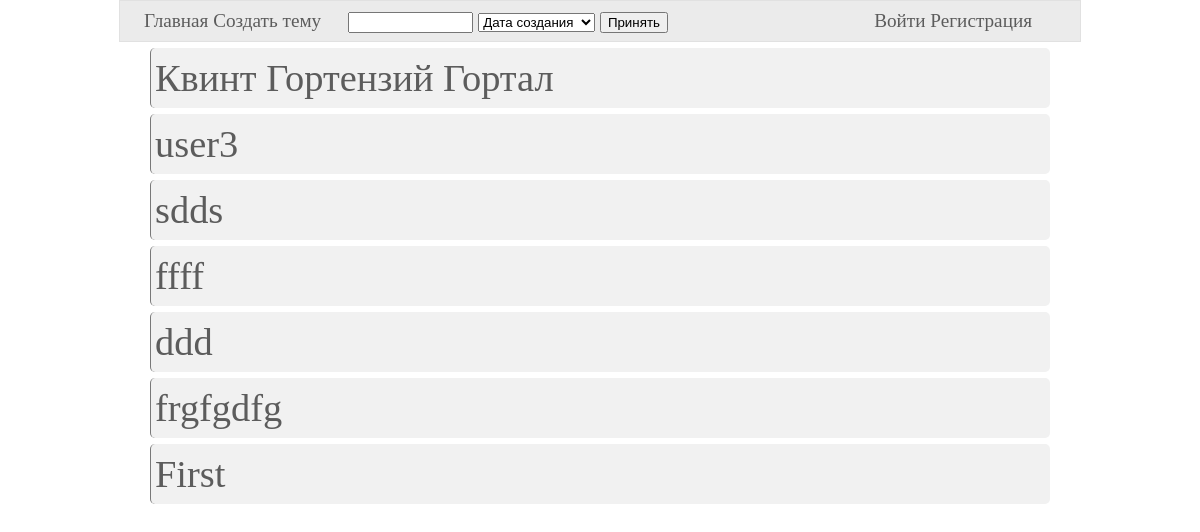
The app's page /, older data.
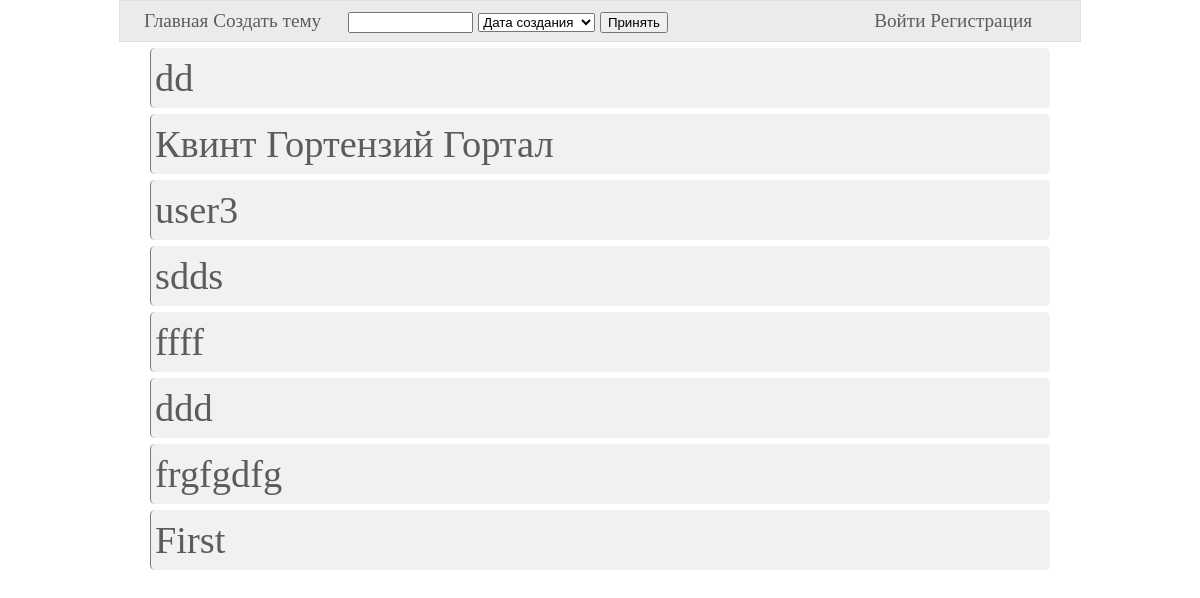
The same page, newer data.
### core/models.py (models this page shows)
class Topic(models.Model):
    title = models.CharField(max_length=40)
    description = models.TextField()
    author = models.ForeignKey(settings.AUTH_USER_MODEL, on_delete=PROTECT)
    pub_date = models.DateTimeField(auto_now_add=True)
    update_date = models.DateTimeField(auto_now=True)
    comments = GenericRelation(Comment, related_query_name="comments", content_type_field="model_type")

### core/views.py (the view)
# urls.py: url(r"^$", views.IndexView.as_view(), name="index"),
class IndexView(ListView):
    model = Topic
    template_name = "core/index.html"
    def dispatch(self, request, *args, **kwargs):
        self.form = IndexPageForm(request.GET)
        self.form.is_valid()
        return super(IndexView, self).dispatch(request,*args,**kwargs)
    def get_queryset(self):
        sort_field = self.form.cleaned_data.get("sort_field","-pub_date")
        search_field = self.form.cleaned_data.get("search_field",None)
        if sort_field == "":
            sort_field = "-pub_date"
        if search_field == "":
            search_field = None
        if search_field is not None:
            self.queryset = Topic.objects.order_by(sort_field).filter(title__icontains=search_field)
        else:
            self.queryset = Topic.objects.order_by(sort_field)
        return self.queryset[0:40]
    def get_context_data(self, **kwargs):
        context = super(IndexView, self).get_context_data(**kwargs)
        context["form"] = self.form
        return context

### core/forms.py
class IndexPageForm(forms.Form):
    search_field = forms.CharField(required=False)
    sort_field = forms.ChoiceField(choices=(("-pub_date", "Дата создания"), ("-article_rating", "Рейтинг"), ("comments_count", "Количество комментариев")),required=False)

### core/templates/core/index.html (shortened to what this page needs)
{% extends "core/patterns/parents/main.html" %}
{% load static %}
{% block extra_head %}<link type="text/css" rel="stylesheet" href="{% static "core/index.css" %}">{% endblock %}
{% block header %}{% include "core/patterns/includes/header_with_field.html" %}{% endblock %}
{% block content %}
    {% for object in object_list %}
             <a href="{% url "core:detail" object.id %}" id="{{ object.id }}"><div class="topic"> {{ object.title }} </div></a>
    {% endfor %}
{% endblock %}

Row changes from the older to the newer data that the page shows:
added Topic: title "dd"
